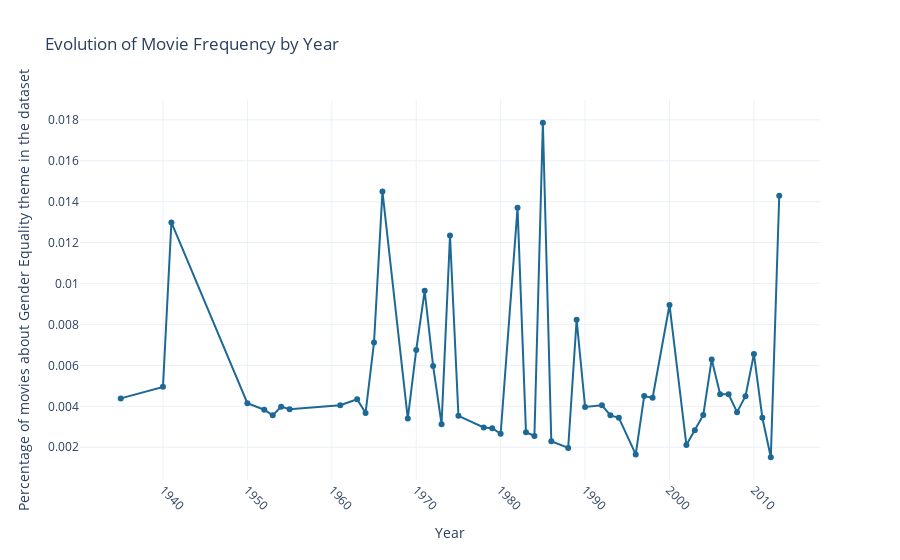

The notebook cell this image was saved under:
### Markdown cell above
## 2. Genres Analysis

### Code cell
plot_movie_frequency(df_plot, theme, time_unit='Year')

### Figure 1 — Plotly figure (JSON) as saved in the notebook; plotly's stock layout.template omitted (floating-point values rounded to 4 significant figures)
{"data": [{"hovertemplate": "Year=%{x}<br>Percentage of movies about Gender Equality theme in the dataset=%{y:.2f%}<extra></extra>", "legendgroup": "", "line": {"color": "rgb(29, 105, 150)", "dash": "solid"}, "marker": {"symbol": "circle"}, "mode": "lines+markers", "name": "", "orientation": "v", "showlegend": false, "type": "scatter", "x": [1935, 1940, 1941, 1950, 1952, 1953, 1954, 1955, 1961, 1963, 1964, 1965, 1966, 1969, 1970, 1971, 1972, 1973, 1974, 1975, 1978, 1979, 1980, 1982, 1983, 1984, 1985, 1986, 1988, 1989, 1990, 1992, 1993, 1994, 1996, 1997, 1998, 2000, 2002, 2003, 2004, 2005, 2006, 2007, 2008, 2009, 2010, 2011, 2012, 2013], "xaxis": "x", "y": [0.004386, 0.00495, 0.01299, 0.004149, 0.003831, 0.003559, 0.003984, 0.003861, 0.004049, 0.004348, 0.003676, 0.007117, 0.01449, 0.003401, 0.006757, 0.009646, 0.00597, 0.003125, 0.01235, 0.003534, 0.002967, 0.002933, 0.00266, 0.0137, 0.002732, 0.002551, 0.01786, 0.002294, 0.001969, 0.00823, 0.003968, 0.004049, 0.003559, 0.003436, 0.00165, 0.004498, 0.004418, 0.008951, 0.002112, 0.002825, 0.003581, 0.006289, 0.004584, 0.004584, 0.003715, 0.004493, 0.00655, 0.003442, 0.001511, 0.01429], "yaxis": "y"}], "layout": {"legend": {"tracegroupgap": 0}, "title": {"text": "Evolution of Movie Frequency by Year"}, "xaxis": {"anchor": "y", "domain": [0, 1], "tickangle": 45, "title": {"text": "Year"}}, "yaxis": {"anchor": "x", "domain": [0, 1], "title": {"text": "Percentage of movies about Gender Equality theme in the dataset"}}}}
